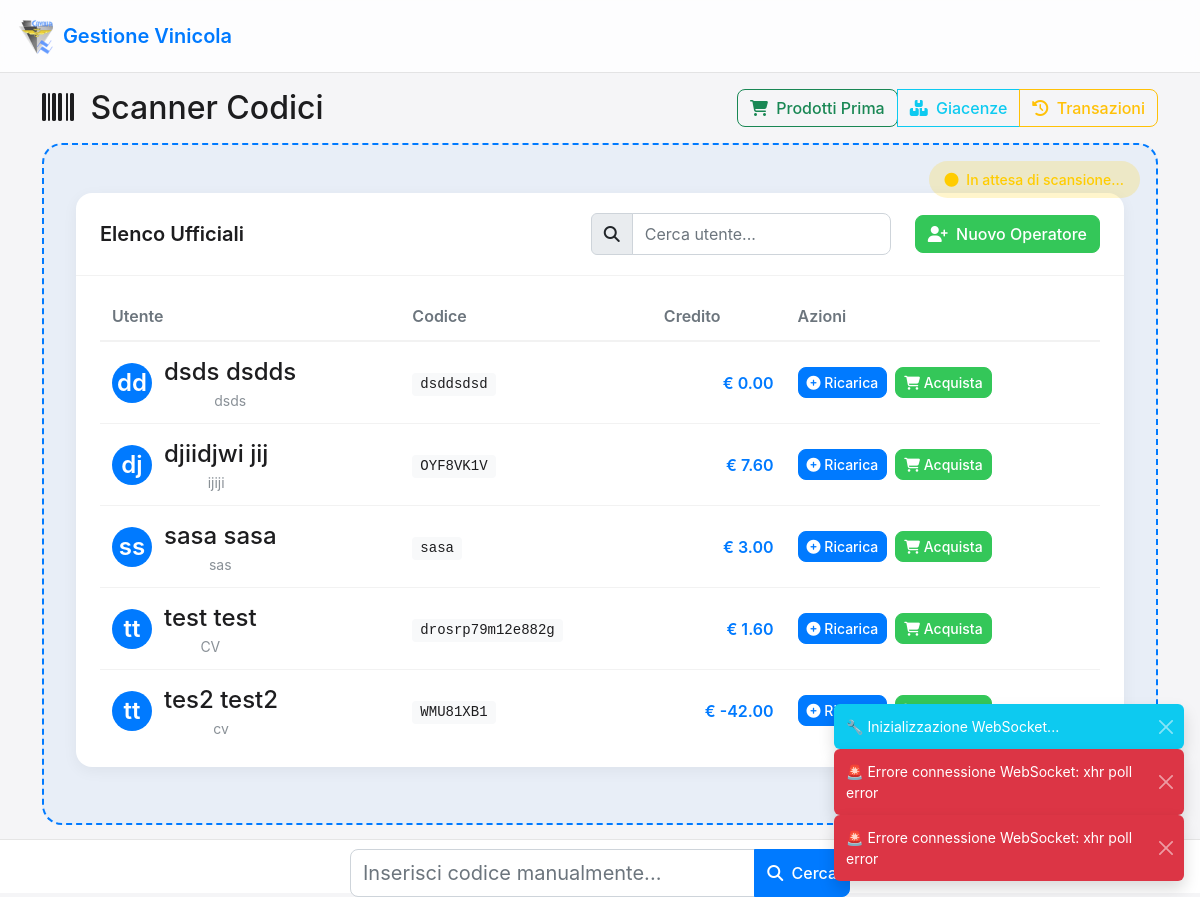
Page /barcode_scanner on the committed database.
### app.py (models this page shows, shortened)
class Employee(db.Model):
    id = db.Column(db.Integer, primary_key=True)
    code = db.Column(db.String(50), unique=True)  # Codice a barre della card
    first_name = db.Column(db.String(100))
    last_name = db.Column(db.String(100))
    rank = db.Column(db.String(100))
    credit = db.Column(db.Numeric(10, 2), default=0)
    credit_hash = db.Column(db.String(64))  # Hash per verificare l'integrità del credito
    credit_limit = db.Column(db.Numeric(10, 2), default=0)  # Limite di credito negativo consentito

### app.py (the view)
@app.route('/barcode_scanner')
def barcode_scanner():
    last_barcode_info = get_last_barcode()
    last_barcode = last_barcode_info['barcode'] if last_barcode_info else None
    products = Product.query.filter_by(active=True).all()
    employees = Employee.query.order_by(Employee.last_name).all()
    return render_template(
        'barcode_scanner.html',
        last_barcode=last_barcode,
        products=products,
        employees=employees
    )

### app.py (called while the page is built)
def get_last_barcode():
    global barcode_data, barcode_lock, last_barcode_time
    with barcode_lock:
        if barcode_data:
            return {
                'barcode': barcode_data[-1],
                'timestamp': last_barcode_time
            }
        return None

@app.context_processor
def inject_app_info():
    now = datetime.now()
    return {
        'app_name': app.config['APP_NAME'],
        'app_version': app.config['APP_VERSION'],
        'now': now
    }

### templates/barcode_scanner.html (shortened to what this page needs)
{% extends "base.html" %}
{% block content %}
<div class="d-flex justify-content-between align-items-center mb-3">
    <h2 class="mb-0">
        <i class="fas fa-barcode me-2"></i>
        Scanner Codici
    </h2>
    <div class="btn-group">
        <form method="POST" action="{{ url_for('toggle_interface') }}" style="display: inline;">
            <button type="submit" class="btn btn-outline-success">
                <i class="fas fa-shopping-cart me-1"></i>
                Prodotti Prima
            </button>
        </form>
        <button type="button" class="btn btn-outline-info" onclick="showInventoryReport()">
            <i class="fas fa-boxes me-1"></i>
            Giacenze
        </button>
        <button type="button" class="btn btn-outline-warning" onclick="showRecentTransactions()">
            <i class="fas fa-history me-1"></i>
            Transazioni
        </button>
    </div>
</div>
<div class="scanner-container">
    <div class="scanner-area" id="scannerArea">
        <span class="scanner-status status-waiting" id="scannerStatus">
        </span>
        <div class="employees-table-container">
            <div class="table-toolbar">
                <h3 class="table-title">Elenco Ufficiali</h3>
                <div class="table-controls">
                    <div class="input-group table-search">
                        <span class="input-group-text">
                            <i class="fas fa-search"></i>
                        </span>
                        <input type="text" class="form-control" id="searchEmployee" placeholder="Cerca utente...">
                    </div>
                    <button type="button" class="btn btn-success ms-2" data-bs-toggle="modal" data-bs-target="#newEmployeeModal">
                        <i class="fas fa-user-plus me-1"></i> Nuovo Operatore
                    </button>
                </div>
            </div>
            <div class="table-wrapper">
                <table class="employees-table" id="employeesTable">
                    <thead>
                        <tr>
                            <th>Utente</th>
                            <th>Codice</th>
                            <th>Credito</th>
                            <th>Azioni</th>
                        </tr>
                    </thead>
                    <tbody>
                        {% for employee in employees %}
                        {% if employee.code != 'CASSA' %}
                        <tr class="employee-row" data-employee-id="{{ employee.id }}" data-first-name="{{ employee.first_name }}" data-last-name="{{ employee.last_name }}">
                            <td class="employee-name-cell">
                                <div class="employee-avatar">{{ employee.first_name[0] }}{{ employee.last_name[0] }}</div>
                                <div class="employee-info">
                                    <div class="employee-name">{{ employee.first_name }} {{ employee.last_name }}</div>
                                    <div class="employee-rank">{{ employee.rank }}</div>
                                </div>
                            </td>
                            <td>
                                <span class="employee-code">{{ employee.code }}</span>
                            </td>
                            <td>
                                <div class="employee-credit">€ {{ "%.2f"|format(employee.credit) }}</div>
                            </td>
                            <td>
                                <div class="table-actions">
                                    <button class="btn btn-sm btn-primary add-credit-btn" data-employee-id="{{ employee.id }}">
                                        <i class="fas fa-plus-circle"></i> Ricarica
                                    </button>
                                    <button class="btn btn-sm btn-success purchase-btn" data-employee-id="{{ employee.id }}">
                                        <i class="fas fa-shopping-cart"></i> Acquista
                                    </button>
                                </div>
                            </td>
                        </tr>
                        {% endif %}
                        {% endfor %}
                    </tbody>
                </table>
            </div>
        </div>
    </div>
    <div class="manual-input">
        <div class="input-group">
            <input type="text" id="manualBarcode" class="form-control form-control-lg"
                   placeholder="Inserisci codice manualmente..." aria-label="Barcode">
            <button class="btn btn-primary" type="button" id="submitManualBarcode">
                <i class="fas fa-search me-1"></i> Cerca
            </button>
        </div>
    </div>
</div>
<a href="{{ url_for('admin_login') }}" class="admin-link">
</a>
{% endblock %}

### templates/base.html (style rules this page uses)
:root { --primary-color: #007aff; --secondary-color: #5ac8fa; --success-color: #34c759; --danger-color: #ff3b30; --warning-color: #ffcc00; --info-color: #5ac8fa; --light-color: #f2f2f7; --dark-color: #1c1c1e; }
body { font-family: -apple-system, BlinkMacSystemFont, 'Segoe UI', Roboto, Helvetica, Arial, sans-serif; background-color: #f5f5f7; color: #1d1d1f; margin: 0; padding: 0; min-height: 100vh; display: flex; flex-direction: column; }
.btn { border-radius: 8px; font-weight: 500; }
.btn-primary { background-color: var(--primary-color); border-color: var(--primary-color); }
.btn-success { background-color: var(--success-color); border-color: var(--success-color); }
.form-control, .form-select { border-radius: 8px; border: 1px solid #ced4da; padding: 0.5rem 0.75rem; }

### templates/barcode_scanner.html (style rules this page uses)
.scanner-container { display: flex; flex-direction: column; height: calc(100vh - 120px); }
.scanner-area { display: flex; flex-direction: column; align-items: center; justify-content: center; flex: 1; border: 2px dashed var(--primary-color); border-radius: 20px; background-color: rgba(0, 122, 255, 0.05); margin-bottom: 1.5rem; padding: 2rem; position: relative; }
.scanner-status { position: absolute; top: 1rem; right: 1rem; padding: 0.5rem 1rem; border-radius: 20px; font-size: 0.875rem; font-weight: 500; }
.status-waiting { background-color: rgba(255, 204, 0, 0.2); color: var(--warning-color); }
.manual-input { width: 100%; max-width: 500px; margin: 0 auto 1.5rem; }
.employee-info { display: flex; align-items: center; }
.employee-avatar { width: 60px; height: 60px; background-color: white; color: var(--primary-color); border-radius: 50%; display: flex; align-items: center; justify-content: center; font-size: 1.5rem; font-weight: 600; margin-right: 1rem; }
.employee-name { font-size: 1.5rem; font-weight: 600; }
.employee-rank { font-size: 0.9rem; opacity: 0.8; }
.employee-credit { text-align: right; }
.admin-link { position: fixed; bottom: 1rem; right: 1rem; padding: 0.5rem 1rem; background-color: rgba(0, 0, 0, 0.1); border-radius: 20px; color: #6c757d; text-decoration: none; font-size: 0.875rem; transition: all 0.2s; }
.employees-table-container { background-color: white; border-radius: 16px; box-shadow: 0 4px 15px rgba(0, 0, 0, 0.05); overflow: hidden; width: 100%; margin-bottom: 1.5rem; }
.table-toolbar { display: flex; justify-content: space-between; align-items: center; padding: 1.25rem 1.5rem; border-bottom: 1px solid rgba(0, 0, 0, 0.05); }
.table-title { font-size: 1.25rem; font-weight: 600; margin: 0; }
.table-controls { display: flex; align-items: center; gap: 1rem; }
.table-search { width: 300px; }
.table-wrapper { padding: 1rem 1.5rem; overflow-x: auto; }
.employees-table { width: 100%; border-collapse: separate; border-spacing: 0; }
.employees-table th { padding: 0.75rem; font-weight: 600; border-bottom: 2px solid rgba(0, 0, 0, 0.05); text-align: left; color: #6c757d; }
.employees-table td { padding: 0.75rem; border-bottom: 1px solid rgba(0, 0, 0, 0.05); vertical-align: middle; }
.employees-table tr:last-child td { border-bottom: none; }
.employee-avatar { width: 40px; height: 40px; background-color: var(--primary-color); color: white; border-radius: 50%; display: flex; align-items: center; justify-content: center; font-weight: 600; margin-right: 0.75rem; }
.employee-name-cell { display: flex; align-items: center; }
.employee-info { display: flex; flex-direction: column; }
.employee-name { font-weight: 500; }
.employee-rank { font-size: 0.875rem; color: #6c757d; }
.employee-code { font-family: monospace; background-color: #f8f9fa; padding: 0.2rem 0.5rem; border-radius: 4px; font-size: 0.875rem; }
.employee-credit { font-weight: 600; color: var(--primary-color); }
.table-actions { display: flex; gap: 0.5rem; }

### rows in the picture
Employee: first_name "d", last_name "d", first_name "dsds", last_name "dsdds", rank "dsds", code "dsddsdsd", credit "0.00"
Employee: first_name "d", last_name "j", first_name "djiidjwi", last_name "jij", rank "ijiji", code "OYF8VK1V", credit "7.60"
Employee: first_name "s", last_name "s", first_name "sasa", last_name "sasa", rank "sas", code "sasa", credit "3.00"
Employee: first_name "t", last_name "t", first_name "test", last_name "test", rank "CV", code "drosrp79m12e882g", credit "1.60"
Employee: first_name "t", last_name "t", first_name "tes2", last_name "test2", rank "cv", code "WMU81XB1", credit "-42.00"

### other values in the picture
{{ app_name }} "Gestione Vinicola"
